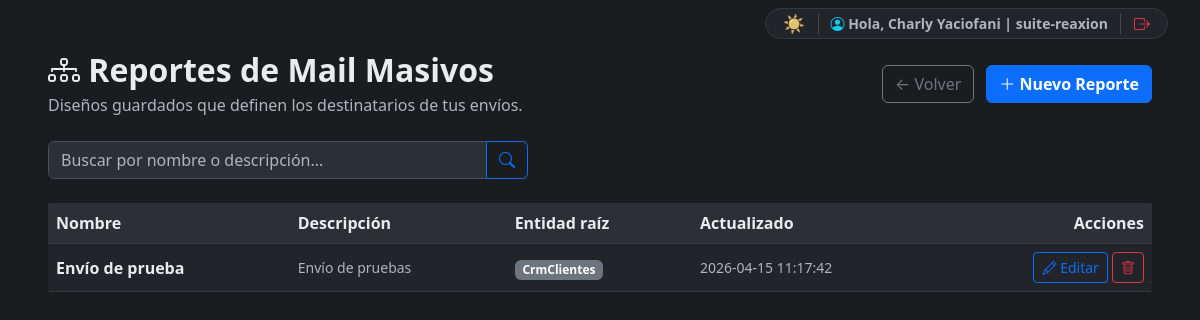
The page /mi-empresa/crm/mail-masivos/reportes (signed in) on the database its author committed.
### tables this page shows
CREATE TABLE `crm_mail_reports` (
  `id` int(11) NOT NULL,
  `empresa_id` int(11) NOT NULL,
  `nombre` varchar(180) NOT NULL,
  `descripcion` text DEFAULT NULL,
  `root_entity` varchar(80) NOT NULL,
  `config_json` longtext NOT NULL,
  `created_by` int(11) DEFAULT NULL,
  `created_at` timestamp NOT NULL DEFAULT current_timestamp(),
  `updated_at` timestamp NOT NULL DEFAULT current_timestamp() ON UPDATE current_timestamp(),
  `deleted_at` datetime DEFAULT NULL
);

### app/core/View.php (called while the page is built, shortened)
<?php
class View
{
    public static function render(string $path, array $data = []): void
    {
        $file = BASE_PATH . '/' . ltrim($path, '/');
        extract($data, EXTR_SKIP);
        require $file;
    }
}

### app/modules/CrmMailMasivos/ReportController.php (called while the page is built, shortened)
<?php
class ReportController
{
    private ReportRepository $repo;
    public function __construct()
    {
        $this->repo = new ReportRepository();
    }
    public function index(): void
    {
        $empresaId = (int) Context::getEmpresaId();
        $search = trim((string) ($_GET['search'] ?? ''));
        $reports = $this->repo->findAllByEmpresa($empresaId, $search);
        View::render('app/modules/CrmMailMasivos/views/reportes/index.php', [
            'reports' => $reports,
            'search' => $search,
        ]);
    }
}

### app/config/routes.php (called while the page is built, shortened)
<?php
return function (Router $router): void {
    $requireCrm = static function (): void {
        \App\Modules\Empresas\EmpresaAccessService::requireCrmAccess();
    };
    $action = static function (string $controllerClass, string $method, ?callable $guard = null): callable {
        return static function (...$params) use ($controllerClass, $method, $guard): void {
            if ($guard !== null) {
                $guard();
            }
            $controller = new $controllerClass();
            $controller->{$method}(...$params);
        };
    };
};

### app/core/App.php (called while the page is built, shortened)
<?php
class App
{
    public static function run(): void
    {
        $router = new Router();
        $routes = require BASE_PATH . '/app/config/routes.php';
        $request = new Request();
        $router->dispatch($request);
    }
}

### public/index.php (called while the page is built, shortened)
<?php
App::run();

### app/core/Database.php (called while the page is built, shortened)
<?php
class Database
{
    private static ?PDO $connection = null;
    public static function getConnection(): PDO
    {
        if (self::$connection === null) {
            $config = require BASE_PATH . '/app/config/database.php';
            $dsn = sprintf(
                'mysql:host=%s;port=%s;dbname=%s;charset=%s',
                $config['host'],
                $config['port'],
                $config['dbname'],
                $config['charset']
            );
            $maxAttempts = 3;
            for ($attempt = 1; $attempt <= $maxAttempts; $attempt++) {
                try {
                    self::$connection = new PDO($dsn, $config['user'], $config['pass'], [
                        PDO::ATTR_ERRMODE            => PDO::ERRMODE_EXCEPTION,
                        PDO::ATTR_DEFAULT_FETCH_MODE => PDO::FETCH_ASSOC,
                        PDO::ATTR_EMULATE_PREPARES   => false,
                    ]);
                    break;
                } catch (PDOException $e) {
                    $lastException = $e;
                    error_log(sprintf(
                        'Database connection error [attempt %d/%d] %s:%s - %s',
                        $attempt,
                        $maxAttempts,
                        (string) ($config['host'] ?? 'n/a'),
                        (string) ($config['port'] ?? 'n/a'),
                        $e->getMessage()
                    ));
                    if ($attempt < $maxAttempts) {
                        usleep(250000);
                    }
                }
            }
        }
        return self::$connection;
    }
}

### app/core/Context.php (called while the page is built, shortened)
<?php
class Context
{
    private static ?int $empresaId = null;
    public static function init(): void
    {
        if (isset($_SESSION['empresa_id']) && is_numeric($_SESSION['empresa_id'])) {
            self::$empresaId = (int) $_SESSION['empresa_id'];
            return;
        }
        self::$empresaId = null;
    }
    public static function getEmpresaId(): ?int
    {
        return self::$empresaId;
    }
}

### app/modules/Empresas/EmpresaRepository.php (called while the page is built, shortened)
<?php
class EmpresaRepository
{
    private PDO $db;
    public function __construct()
    {
        $this->db = Database::getConnection();
    }
    public function findById(int $id): ?Empresa
    {
        $stmt = $this->db->prepare("SELECT * FROM empresas WHERE id = :id AND deleted_at IS NULL");
        $stmt->execute([':id' => $id]);
        $empresa = $stmt->fetchObject(Empresa::class);
        return $empresa ?: null;
    }
}

### app/modules/Empresas/EmpresaAccessService.php (called while the page is built, shortened)
<?php
class EmpresaAccessService
{
    private static bool $loaded = false;
    private static ?Empresa $empresa = null;
    public static function current(): ?Empresa
    {
        if (self::$loaded) {
            return self::$empresa;
        }
        self::$loaded = true;
        $empresaId = $_SESSION['empresa_id'] ?? null;
        $repository = new EmpresaRepository();
        self::$empresa = $repository->findById((int) $empresaId);
        return self::$empresa;
    }
    public static function hasCrmAccess(): bool
    {
        $empresa = self::current();
        return $empresa !== null
            && (int) $empresa->activa === 1
            && (int) $empresa->modulo_crm === 1;
    }
    public static function requireCrmAccess(): void
    {
        if (!self::hasCrmAccess()) {
            self::deny('Entorno Operativo de CRM');
        }
    }
}

### app/modules/CrmMailMasivos/ReportRepository.php (called while the page is built, shortened)
<?php
class ReportRepository
{
    private PDO $db;
    public function __construct()
    {
        $this->db = Database::getConnection();
    }
    public function findAllByEmpresa(int $empresaId, string $search = ''): array
    {
        $sql = "SELECT id, nombre, descripcion, root_entity, created_by, created_at, updated_at
                FROM crm_mail_reports
                WHERE empresa_id = :empresa_id AND deleted_at IS NULL";
        $params = [':empresa_id' => $empresaId];
        $sql .= ' ORDER BY updated_at DESC';
        $stmt = $this->db->prepare($sql);
        $stmt->execute($params);
        return $stmt->fetchAll(PDO::FETCH_ASSOC) ?: [];
    }
}

### app/modules/CrmMailMasivos/views/reportes/index.php (the view, shortened to what this page needs)
<div class="container-fluid mt-2 mb-5 rxn-responsive-container">
    <div class="rxn-module-header mb-4">
        <div>
            <h2 class="fw-bold mb-1"><i class="bi bi-diagram-3"></i> Reportes de Mail Masivos</h2>
            <p class="text-muted mb-0">Diseños guardados que definen los destinatarios de tus envíos.</p>
        </div>
        <div class="rxn-module-actions">
            <a href="/mi-empresa/crm/mail-masivos" class="btn btn-outline-secondary">← Volver</a>
            <a href="/mi-empresa/crm/mail-masivos/reportes/crear" class="btn btn-primary fw-bold">
                <i class="bi bi-plus-lg"></i> Nuevo Reporte
            </a>
        </div>
    </div>
    <form method="get" class="mb-4">
        <div class="input-group" style="max-width: 480px;">
            <input type="search" name="search" class="form-control" placeholder="Buscar por nombre o descripción..." value="<?= htmlspecialchars($search ?? '') ?>">
            <button class="btn btn-outline-primary" type="submit"><i class="bi bi-search"></i></button>
        </div>
    </form>
    <div class="card border-0 shadow-sm">
        <div class="card-body p-0">
            <?php if (empty($reports)): ?>
                <div class="text-center text-muted py-5">
                    <i class="bi bi-inbox" style="font-size: 2.5rem; opacity: 0.4;"></i>
                    <p class="mt-3 mb-1">No hay reportes guardados todavía.</p>
                    <p class="small">Creá el primero y empezá a diseñar tus envíos masivos.</p>
                </div>
            <?php else: ?>
                <table class="table table-hover mb-0 align-middle">
                    <thead class="table-light">
                        <tr>
                            <th>Nombre</th>
                            <th>Descripción</th>
                            <th>Entidad raíz</th>
                            <th>Actualizado</th>
                            <th class="text-end">Acciones</th>
                        </tr>
                    </thead>
                    <tbody>
                        <?php foreach ($reports as $r): ?>
                            <tr>
                                <td class="fw-semibold"><?= htmlspecialchars($r['nombre']) ?></td>
                                <td class="text-muted small"><?= htmlspecialchars($r['descripcion'] ?? '') ?: '—' ?></td>
                                <td><span class="badge bg-secondary"><?= htmlspecialchars($r['root_entity']) ?></span></td>
                                <td class="text-muted small"><?= htmlspecialchars((string) $r['updated_at']) ?></td>
                                <td class="text-end">
                                    <a href="/mi-empresa/crm/mail-masivos/reportes/<?= (int) $r['id'] ?>/editar" class="btn btn-sm btn-outline-primary">
                                        <i class="bi bi-pencil"></i> Editar
                                    </a>
                                    <form method="post" action="/mi-empresa/crm/mail-masivos/reportes/<?= (int) $r['id'] ?>/eliminar" class="d-inline" onsubmit="return confirm('¿Eliminar este reporte? La acción se puede revertir desde la base.');">
                                        <button type="submit" class="btn btn-sm btn-outline-danger">
                                            <i class="bi bi-trash"></i>
                                        </button>
                                    </form>
                                </td>
                            </tr>
                        <?php endforeach; ?>
                    </tbody>
                </table>
            <?php endif; ?>
        </div>
    </div>
</div>
<?php
require BASE_PATH . '/app/shared/views/admin_layout.php';
?>

### public/css/rxn-theming.css (style rules this page uses)
html, body { overflow-x: clip; max-width: 100vw; }
:root { --bg-color: #ffffff; --text-color: #333333; --text-muted: #6c757d; --surface-color: #f8f9fa; --surface-hover: #e9ecef; --border-color: #dee2e6; --input-bg: #ffffff; --input-color: #333333; --input-border: #ced4da; --input-placeholder: #6c757d; --card-bg: #ffffff; --table-bg: transparent; --table-head-bg: #f8f9fa; --rxn-shell-gutter: 1.5rem; }
html[data-theme="dark"] { --bg-color: #1a1d20; --text-color: #e9ecef; --text-muted: #adb5bd; --surface-color: #212529; --surface-hover: #2c3034; --border-color: #343a40; --input-bg: #2b3035; --input-color: #e9ecef; --input-border: #495057; --input-placeholder: #adb5bd; --card-bg: #212529; --table-bg: transparent; --table-head-bg: #2c3034; }
html[data-theme="dark"] body { background-color: var(--bg-color) !important; color: var(--text-color) !important; }
.card, .rxn-crud-card, .rxn-form-card, .rxn-module-card { background-color: var(--card-bg) !important; color: var(--text-color) !important; border-color: var(--border-color) !important; }
html[data-theme="dark"] .text-muted, html[data-theme="dark"] .text-secondary { color: var(--text-muted) !important; }
.form-control, .form-select { background-color: var(--input-bg); border-color: var(--input-border); color: var(--input-color); }
.form-control::placeholder { color: var(--input-placeholder); opacity: 1; }
.table { --bs-table-bg: var(--table-bg); --bs-table-color: var(--text-color); --bs-table-border-color: var(--border-color); --bs-table-hover-bg: var(--surface-hover); color: var(--text-color); }
.table thead th { background-color: var(--table-head-bg); color: var(--text-color); border-bottom-color: var(--border-color); }
html[data-theme="dark"] .table-light { --bs-table-bg: var(--table-head-bg); }
html[data-font="md"] body { font-size: 1rem; }
body { overflow-x: hidden; }
.rxn-page-shell .container, .rxn-page-shell .container-xl, .rxn-page-shell .container-fluid, .rxn-responsive-container { padding-left: var(--rxn-shell-gutter); padding-right: var(--rxn-shell-gutter); }
.rxn-module-header { display: flex; justify-content: space-between; align-items: center; gap: 1rem; }
.rxn-module-actions, .rxn-inline-actions, .rxn-toolbar-actions, .rxn-stack-actions { display: flex; flex-wrap: wrap; gap: 0.75rem; align-items: center; }
.rxn-launcher-shell { width: 100%; }

### rows shown on the page
crm_mail_reports: nombre "Envío de prueba", descripcion "Envío de pruebas", root_entity "CrmClientes", updated_at "2026-04-15 11:17:42"

### other values the page prints
$oppositeThemeBtn "☀️"
$backofficeUserName "Charly Yaciofani"
$backofficeEmpresaNombre "suite-reaxion"
